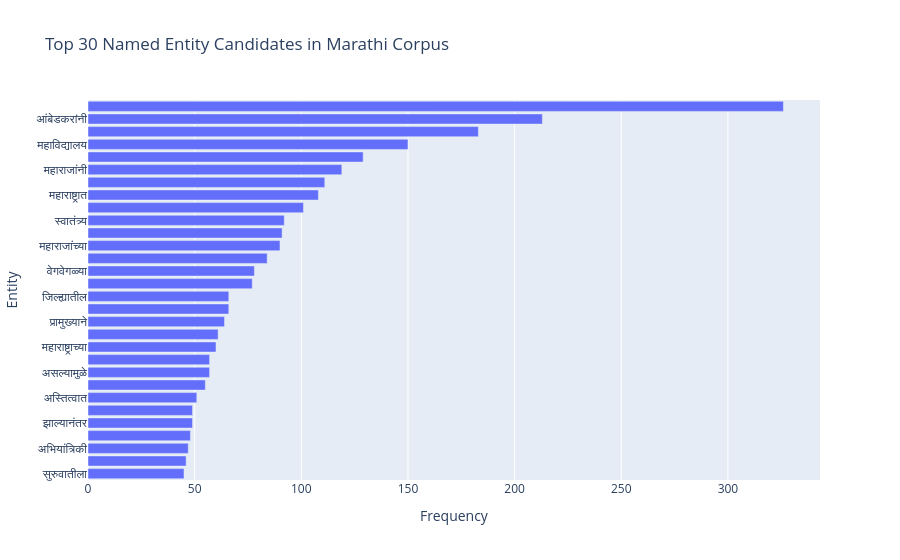

This figure's notebook cell:
### Code cell
# Section 21: Named Entity Usage Analysis (Lexicon-based, from entities_df)

import pandas as pd
import plotly.express as px
from collections import Counter

# Ensure we have the entities list from Section 13
entities_list = list(entities_df["entity"])
entity_set = set(entities_list)

print(f"Total entity candidates in lexicon: {len(entities_list)}")

# Count entity occurrences across the cleaned corpus
entity_counter = Counter()

for txt in df_clean["text_clean"]:
    toks = tokenize(txt)
    for t in toks:
        if t in entity_set:
            entity_counter[t] += 1

print(f"Total entity token matches in corpus: {sum(entity_counter.values())}")
print(f"Unique entities actually observed: {len(entity_counter)}")

# Build DataFrame of observed entities
entity_usage_df = pd.DataFrame(
    [{"entity": e, "count": c} for e, c in entity_counter.items()]
).sort_values("count", ascending=False).reset_index(drop=True)

print("\nTop 30 entities by frequency:")
print(entity_usage_df.head(30).to_string(index=False))

# Plot top 30 entities
top_n = 30
top_entity_df = entity_usage_df.head(top_n).sort_values("count", ascending=True)

fig = px.bar(
    top_entity_df,
    x="count",
    y="entity",
    orientation="h",
    title=f"Top {top_n} Named Entity Candidates in Marathi Corpus",
    labels={"count": "Frequency", "entity": "Entity"}
)
fig.show()

print("\nSection 21 OK: Named entity usage analysis complete.")

### Figure 1 — Plotly figure (JSON) as saved in the notebook; plotly's stock layout.template omitted (floating-point values rounded to 4 significant figures)
{"data": [{"hovertemplate": "Frequency=%{x}<br>Entity=%{y}<extra></extra>", "legendgroup": "", "marker": {"color": "#636efa", "pattern": {"shape": ""}}, "name": "", "orientation": "h", "showlegend": false, "textposition": "auto", "type": "bar", "x": [45, 46, 47, 48, 49, 49, 51, 55, 57, 57, 60, 61, 64, 66, 66, 77, 78, 84, 90, 91, 92, 101, 108, 111, 119, 129, 150, 183, 213, 326], "xaxis": "x", "y": ["सुरुवातीला", "मुख्यमंत्री", "अभियांत्रिकी", "प्रकारच्या", "झाल्यानंतर", "आंबेडकरांचे", "अस्तित्वात", "विद्यार्थी", "असल्यामुळे", "सांस्कृतिक", "महाराष्ट्राच्या", "अस्पृश्यांना", "प्रामुख्याने", "फेब्रुवारी", "जिल्ह्यातील", "आंबेडकरांना", "वेगवेगळ्या", "ज्ञानेश्वर", "महाराजांच्या", "महत्त्वाचे", "स्वातंत्र्य", "आंबेडकरांच्या", "महाराष्ट्रात", "आंतरराष्ट्रीय", "महाराजांनी", "महाराष्ट्रातील", "महाविद्यालय", "करण्यासाठी", "आंबेडकरांनी", "महाराष्ट्र"], "yaxis": "y"}], "layout": {"barmode": "relative", "legend": {"tracegroupgap": 0}, "title": {"text": "Top 30 Named Entity Candidates in Marathi Corpus"}, "xaxis": {"anchor": "y", "domain": [0, 1], "title": {"text": "Frequency"}}, "yaxis": {"anchor": "x", "domain": [0, 1], "title": {"text": "Entity"}}}}
